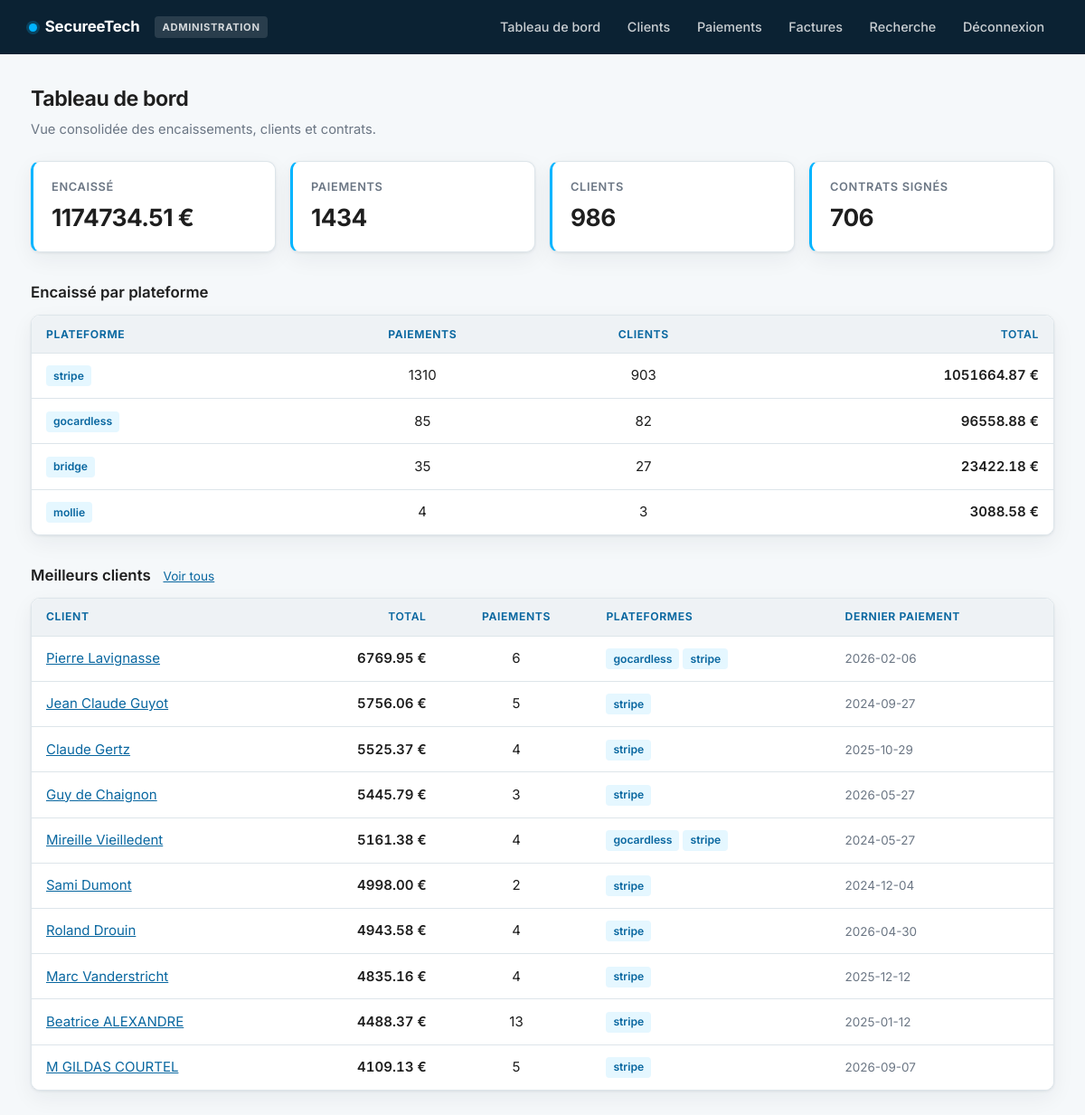
The page / (signed in) on the database its author committed.
### tables this page shows
CREATE TABLE paiements (
        id INTEGER PRIMARY KEY AUTOINCREMENT,
        date_paiement TEXT NOT NULL,
        source TEXT NOT NULL,
        montant REAL NOT NULL,
        client_nom TEXT,
        email TEXT,
        statut TEXT DEFAULT 'pending',
        reference_externe TEXT,
        metadonnees TEXT,
        synchronise INTEGER DEFAULT 0,
        created_at TEXT DEFAULT CURRENT_TIMESTAMP
    , entite TEXT DEFAULT '');

CREATE TABLE clients_summary (
        id INTEGER PRIMARY KEY,
        client_nom TEXT UNIQUE,
        total_paiements REAL,
        nb_transactions INTEGER,
        sources TEXT,
        dernier_paiement TEXT,
        email TEXT
    );

### app.py (the view)
@app.route('/')
@admin_required
def index():
    paiements = database.obtenir_tous_paiements()
    factures = database.obtenir_toutes_factures()
    clients = database.obtenir_clients_summary()
    total_paiements = sum(p['montant'] for p in paiements)
    total_factures = sum(f['montant'] for f in factures)
    repartition = {}
    for p in paiements:
        bloc = repartition.setdefault(p['source'], {'source': p['source'], 'nb': 0,
                                                    'total': 0.0, 'noms': set()})
        bloc['nb'] += 1
        bloc['total'] += p['montant'] or 0
        bloc['noms'].add((p['client_nom'] or '').lower())
    par_source = sorted(
        ({'source': b['source'], 'nb': b['nb'], 'total': b['total'],
          'clients': len(b['noms'])} for b in repartition.values()),
        key=lambda b: b['total'], reverse=True)
    return render_template('index.html',
                         total_paiements=total_paiements,
                         total_factures=total_factures,
                         nb_clients=len(clients),
                         nb_paiements=len(paiements),
                         par_source=par_source,
                         contrats=database.compter_contrats(),
                         clients_top=clients[:10])

### app.py (called while the page is built)
def admin_required(f):
    @wraps(f)
    def decorated_function(*args, **kwargs):
        role = session.get('role')
        if not role:
            return redirect(url_for('connexion'))
        if role != 'admin':
            return redirect(url_for('recherche'))
        return f(*args, **kwargs)
    return decorated_function

@app.context_processor
def injecter_role():
    return {'role': session.get('role'), 'est_admin': session.get('role') == 'admin'}

### database.py (called while the page is built)
def get_connection():
    conn = sqlite3.connect(DATABASE_URL)
    conn.row_factory = sqlite3.Row
    return conn

def obtenir_tous_paiements():
    conn = get_connection()
    cursor = conn.cursor()
    cursor.execute('SELECT * FROM paiements ORDER BY date_paiement DESC')
    paiements = [dict(row) for row in cursor.fetchall()]
    conn.close()
    return paiements

def obtenir_toutes_factures():
    conn = get_connection()
    cursor = conn.cursor()
    cursor.execute('SELECT * FROM factures ORDER BY date_facture DESC')
    factures = [dict(row) for row in cursor.fetchall()]
    conn.close()
    return factures

def compter_contrats():
    conn = get_connection()
    cursor = conn.cursor()
    try:
        cursor.execute('SELECT COUNT(*), SUM(signe) FROM contrats')
        total, signes = cursor.fetchone()
        return {'total': total or 0, 'signes': signes or 0}
    except Exception:
        return {'total': 0, 'signes': 0}
    finally:
        conn.close()

### templates/index.html (shortened to what this page needs)
{% extends "base.html" %}
{% block content %}
<h2>Tableau de bord</h2>
<p class="sous-titre">Vue consolidée des encaissements, clients et contrats.</p>
<div class="stats">
  <div class="stat"><div class="libelle">Encaissé</div><div class="valeur">{{ "%.2f"|format(total_paiements) }} €</div></div>
  <div class="stat"><div class="libelle">Paiements</div><div class="valeur">{{ nb_paiements }}</div></div>
  <div class="stat"><div class="libelle">Clients</div><div class="valeur">{{ nb_clients }}</div></div>
  <div class="stat"><div class="libelle">Contrats signés</div><div class="valeur">{{ contrats.signes }}</div></div>
</div>
<h3>Encaissé par plateforme</h3>
<div class="carte">
  <table>
    <thead><tr><th>Plateforme</th><th class="centre">Paiements</th><th class="centre">Clients</th><th class="num">Total</th></tr></thead>
    <tbody>
      {% for s in par_source %}
      <tr>
        <td><span class="tag">{{ s.source }}</span></td>
        <td class="centre">{{ s.nb }}</td>
        <td class="centre">{{ s.clients }}</td>
        <td class="num">{{ "%.2f"|format(s.total) }} €</td>
      </tr>
      {% endfor %}
    </tbody>
  </table>
</div>
<h3>Meilleurs clients <a href="{{ url_for('clients') }}" style="font-size:.85rem; font-weight:400; margin-left:.6rem;">Voir tous</a></h3>
<div class="carte">
  <table>
    <thead><tr><th>Client</th><th class="num">Total</th><th class="centre">Paiements</th><th>Plateformes</th><th>Dernier paiement</th></tr></thead>
    <tbody>
      {% for c in clients_top %}
      <tr>
        <td><a href="{{ url_for('detail_client', client_nom=c.client_nom) }}">{{ c.client_nom }}</a></td>
        <td class="num">{{ "%.2f"|format(c.total_paiements) }} €</td>
        <td class="centre">{{ c.nb_transactions }}</td>
        <td>{% for s in (c.sources or '').split(',') if s %}<span class="tag">{{ s }}</span>{% endfor %}</td>
        <td class="discret">{{ c.dernier_paiement }}</td>
      </tr>
      {% endfor %}
    </tbody>
  </table>
</div>
{% endblock %}

### templates/base.html (shortened to what this page needs)
<!DOCTYPE html>
<html lang="fr">
<head>
</head>
<body>
  {% if role %}
  <div class="navbar">
    <div class="marque">
      <span class="point"></span> SecureeTech
      <span class="badge-role">{{ 'Administration' if est_admin else 'Commercial' }}</span>
    </div>
    <div class="liens">
      {% if est_admin %}
        <a href="{{ url_for('index') }}">Tableau de bord</a>
        <a href="{{ url_for('clients') }}">Clients</a>
        <a href="{{ url_for('paiements') }}">Paiements</a>
        <a href="{{ url_for('factures') }}">Factures</a>
      {% endif %}
      <a href="{{ url_for('recherche') }}">Recherche</a>
      <a href="{{ url_for('deconnexion') }}">Déconnexion</a>
    </div>
  </div>
  {% endif %}
  <div class="container">{% block content %}{% endblock %}</div>
</body>
</html>

### templates/base.html (style rules this page uses)
:root { --bleu: #00b4ff; --bleu-fonce: #0967a0; --bleu-nuit: #0b2233; --encre: #1e1e1e; --gris: #6b7684; --gris-clair: #eef2f5; --bordure: #dde5ea; --fond: #f5f8fa; --blanc: #fff; --vert: #1f9d55; --rayon: 10px; --ombre: 0 1px 3px rgba(11,34,51,.08), 0 8px 24px rgba(11,34,51,.06); }
* { margin:0; padding:0; box-sizing:border-box; }
body { font-family:'Inter',-apple-system,BlinkMacSystemFont,'Segoe UI',sans-serif; background:var(--fond); color:var(--encre); font-size:15px; line-height:1.5; -webkit-font-smoothing:antialiased; }
.navbar { background:var(--bleu-nuit); color:#fff; padding:0 2rem; display:flex; justify-content:space-between; align-items:center; height:60px; }
.marque { font-weight:700; font-size:1.05rem; letter-spacing:-.01em; display:flex; align-items:center; gap:.55rem; }
.marque .point { width:9px; height:9px; border-radius:50%; background:var(--bleu); box-shadow:0 0 0 3px rgba(0,180,255,.22); }
.liens { display:flex; align-items:center; gap:.25rem; }
.navbar a { color:rgba(255,255,255,.78); text-decoration:none; padding:.45rem .8rem; border-radius:6px; font-size:.9rem; font-weight:500; transition:background .15s,color .15s; }
.badge-role { font-size:.7rem; text-transform:uppercase; letter-spacing:.06em; padding:.2rem .5rem; border-radius:4px; background:rgba(255,255,255,.12); color:rgba(255,255,255,.8); margin-left:.5rem; }
.container { max-width:1180px; margin:2rem auto; padding:0 1.5rem; }
h2 { font-size:1.45rem; font-weight:650; letter-spacing:-.02em; margin-bottom:.35rem; }
h3 { font-size:1.05rem; font-weight:600; margin:2rem 0 .75rem; }
.sous-titre { color:var(--gris); font-size:.92rem; margin-bottom:1.5rem; }
.carte { background:var(--blanc); border:1px solid var(--bordure); border-radius:var(--rayon); box-shadow:var(--ombre); overflow:hidden; }
.stats { display:grid; grid-template-columns:repeat(auto-fit,minmax(190px,1fr)); gap:1rem; margin:1.5rem 0; }
.stat { background:var(--blanc); border:1px solid var(--bordure); border-left:3px solid var(--bleu); border-radius:var(--rayon); padding:1.1rem 1.25rem; box-shadow:var(--ombre); }
.stat .libelle { color:var(--gris); font-size:.8rem; text-transform:uppercase; letter-spacing:.05em; font-weight:600; }
.stat .valeur { font-size:1.65rem; font-weight:680; letter-spacing:-.02em; margin-top:.3rem; }
table { width:100%; border-collapse:collapse; background:var(--blanc); }
thead th { background:var(--gris-clair); color:var(--bleu-fonce); font-size:.76rem; font-weight:650; text-transform:uppercase; letter-spacing:.05em; text-align:left; padding:.7rem 1rem; border-bottom:1px solid var(--bordure); white-space:nowrap; }
tbody td { padding:.8rem 1rem; border-bottom:1px solid var(--bordure); vertical-align:middle; }
tbody tr:last-child td { border-bottom:none; }
.num { text-align:right; font-variant-numeric:tabular-nums; font-weight:600; }
.centre { text-align:center; }
.discret { color:var(--gris); font-size:.84rem; }
.tag { display:inline-block; background:rgba(0,180,255,.1); color:var(--bleu-fonce); padding:.15rem .5rem; border-radius:4px; font-size:.76rem; font-weight:600; margin-right:.25rem; }
a { color:var(--bleu-fonce); }

### rows shown on the page
paiements: source "stripe", nb "1310", clients "903", total "1051664.87"
paiements: source "gocardless", nb "85", clients "82", total "96558.88"
paiements: source "bridge", nb "35", clients "27", total "23422.18"
paiements: source "mollie", nb "4", clients "3", total "3088.58"
clients_summary: client_nom "Pierre Lavignasse", total_paiements "6769.95", nb_transactions "6", s "gocardless" "stripe", dernier_paiement "2026-02-06"
clients_summary: client_nom "Jean Claude Guyot", total_paiements "5756.06", nb_transactions "5", sources "stripe", dernier_paiement "2024-09-27"
clients_summary: client_nom "Claude Gertz", total_paiements "5525.37", nb_transactions "4", sources "stripe", dernier_paiement "2025-10-29"
clients_summary: client_nom "Guy de Chaignon", total_paiements "5445.79", nb_transactions "3", sources "stripe", dernier_paiement "2026-05-27"
clients_summary: client_nom "Mireille Vieilledent", total_paiements "5161.38", nb_transactions "4", s "gocardless" "stripe", dernier_paiement "2024-05-27"
clients_summary: client_nom "Sami Dumont", total_paiements "4998.00", nb_transactions "2", sources "stripe", dernier_paiement "2024-12-04"
clients_summary: client_nom "Roland Drouin", total_paiements "4943.58", nb_transactions "4", sources "stripe", dernier_paiement "2026-04-30"
clients_summary: client_nom "Marc Vanderstricht", total_paiements "4835.16", nb_transactions "4", sources "stripe", dernier_paiement "2025-12-12"
clients_summary: client_nom "Beatrice ALEXANDRE", total_paiements "4488.37", nb_transactions "13", sources "stripe", dernier_paiement "2025-01-12"
clients_summary: client_nom "M GILDAS COURTEL", total_paiements "4109.13", nb_transactions "5", sources "stripe", dernier_paiement "2026-09-07"

### other values the page prints
{{ 'Administration' if est_admin else 'Commercial' }} "ADMINISTRATION"
{{ "%.2f"|format(total_paiements) }} "1174734.51"
{{ nb_paiements }} "1434"
{{ nb_clients }} "986"
{{ contrats.signes }} "706"
